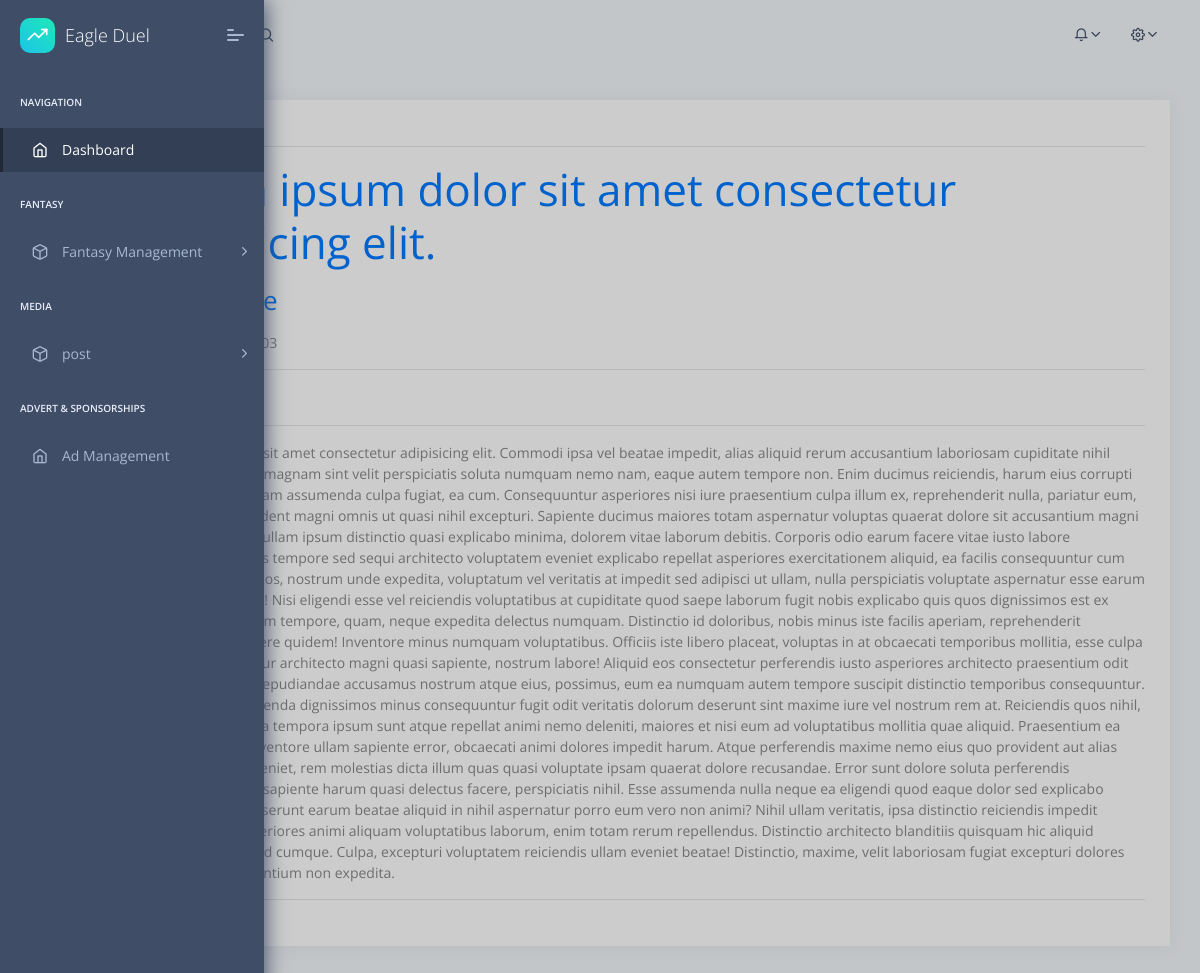
The app's page /posts.php?source=view-post&post-id=1 (signed in) with its own data.
### tables this page shows
CREATE TABLE `posts` (
  `post_id` int(11) NOT NULL,
  `post_category_id` varchar(3) NOT NULL,
  `post_title` varchar(255) NOT NULL,
  `post_author` varchar(255) NOT NULL,
  `post_date` date NOT NULL,
  `post_image` text NOT NULL,
  `post_content` text NOT NULL,
  `post_tag` text NOT NULL,
  `post_status` varchar(255) NOT NULL DEFAULT 'draft',
  `for_carousel` tinyint(1) NOT NULL DEFAULT 0
);

### includes/post.php (the view, shortened to what this page needs)
<?php
  if (isset($_GET['post-id'])) {
    $get_post_id = $_GET['post-id'];
  }
  $query = "SELECT * FROM posts WHERE post_id= $get_post_id";
$run_query = mysqli_query($connection, $query);
if (mysqli_num_rows($run_query) > 0 ) {
while ($row = mysqli_fetch_array($run_query)) {
	$post_title = $row['post_title'];
	$post_author = $row['post_author'];
	$post_date = $row['post_date'];
	$post_content = $row['post_content'];
    ?>
                                <div class="col-sm-12">
                                    <div class="card">
                                        <div class="card-block">
                                        <hr>
	       		<p><h2><a href="#"><?php echo $post_title; ?></a></h2></p>
                <p><h3>by <a href="#"><?php echo $post_author; ?></a></h3></p>
                <p><span class="glyphicon glyphicon-time"></span>Posted on <?php echo $post_date; ?></p>
                <hr>
                <hr>
                <p><?php echo $post_content; ?></p>
                <hr>
                <?php } }
                else { echo"<script>alert('error');</script>"; } ?>
                                        </div>
                                    </div>
                                </div>

### records on screen
posts: post_title "Lorem ipsum dolor sit amet consectetur adipisicing elit.", post_content "Lorem ipsum dolor sit amet consectetur adipisicing elit. Commodi ipsa vel beatae impedit, alias aliquid rerum accusantium laboriosam cupiditate nihil voluptates ea unde magnam sint velit perspiciatis soluta numquam nemo nam, eaque autem tempore non. Enim ducimus reiciendis, harum eius corrupti dolor nemo numquam assumenda culpa fugiat, ea cum. Consequuntur asperiores nisi iure praesentium culpa illum ex, reprehenderit nulla, pariatur eum, velit aperiam. Provident magni omnis ut quasi nihil excepturi. Sapiente ducimus maiores totam aspernatur voluptas quaerat dolore sit accusantium magni blanditiis aliquid et ullam ipsum distinctio quasi explicabo minima, dolorem vitae laborum debitis.…"
